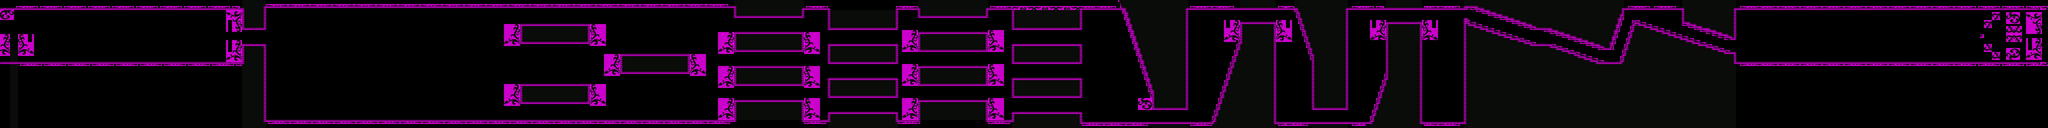

Tiled map render using the project's own tile images. Description and the map definition, with tile-layer contents summarised, below:
An orthogonal 1024x64 tile map with 8x8 px tiles, 5 tile layers (Upper scroll layer  (behind sprites), Upper scroll layer (in front of sprites), Elevation Layer, Slope Layer, ...), 2 hidden layers not drawn, 2 tilesets and 15 objects (7x sprite.coin, 2x hdma.paletteAnimation, sprite.rocket, level.exit, sprite.boss, ...).

<map version="1.0" orientation="orthogonal" renderorder="right-down" width="1024" height="64" tilewidth="8" tileheight="8" nextobjectid="112">
 <properties>
  <property name="cgadsub" value="(CGADSUB_BAC_ENABLE | CGADSUB_OBJ_ENABLE | CGADSUB_BG3_ENABLE | CGADSUB_BG2_ENABLE | CGADSUB_BG1_ENABLE)" />
  <property name="max.y" value="63" />
  <property name="scrollfactor.bg.lower" value="1" />
  <property name="song" value="Song.level3.PTR" />
 </properties>
 <tileset firstgid="1" name="tileset.collision" tilewidth="8" tileheight="8" tilecount="64" columns="16">
  <properties>
   <property name="type" value="collision" />
  </properties>
  <image source="tileset.collision.png" trans="ff00ff" width="128" height="32" />
 </tileset>
 <tileset firstgid="65" name="totenkopf" tilewidth="8" tileheight="8" tilecount="2880" columns="64">
  <properties>
   <property name="type" value="bg" />
  </properties>
  <image source="tileset.totenkopf.png" trans="ff00ff" width="512" height="360" />
 </tileset>
 <layer name="Lower scroll layer  (behind sprites)" width="1024" height="64" visible="0">
  <properties>
   <property name="type" value="bg" />
  </properties>
  <data>[65536 cells, 64512 non-empty, 221 distinct tile ids]</data>
 </layer>
 <layer name="Lower scroll layer  (in front of sprites)" width="1024" height="64" visible="0">
  <properties>
   <property name="type" value="bg" />
  </properties>
  <data>[65536 cells, 0 non-empty, 0 distinct tile ids]</data>
 </layer>
 <layer name="Upper scroll layer  (behind sprites)" width="1024" height="64" opacity="0.7">
  <properties>
   <property name="type" value="bg" />
  </properties>
  <data>[65536 cells, 20204 non-empty, 21 distinct tile ids]</data>
 </layer>
 <layer name="Upper scroll layer (in front of sprites)" width="1024" height="64" opacity="0.8">
  <properties>
   <property name="type" value="bg" />
  </properties>
  <data>[65536 cells, 5151 non-empty, 481 distinct tile ids]</data>
 </layer>
 <layer name="Elevation Layer" width="1024" height="64" opacity="0.55">
  <properties>
   <property name="type" value="elevation" />
  </properties>
  <data>[65536 cells, 0 non-empty, 0 distinct tile ids]</data>
 </layer>
 <layer name="Slope Layer" width="1024" height="64" opacity="0.44">
  <properties>
   <property name="type" value="slope" />
  </properties>
  <data>[65536 cells, 0 non-empty, 0 distinct tile ids]</data>
 </layer>
 <layer name="Collision Layer" width="1024" height="64">
  <properties>
   <property name="type" value="collision" />
  </properties>
  <data>[65536 cells, 3808 non-empty, 1 distinct tile ids]</data>
 </layer>
 <objectgroup name="Object Layer 1 (sprites)">
  <object id="97" name="player" type="sprite.rocket" x="32" y="152" width="48" height="48">
   <properties>
    <property name="input.id" value="INPUT.DEVICE.ID.0" />
   </properties>
  </object>
  <object id="98" name="ending" type="level.exit" x="8056" y="32" width="128" height="224">
   <properties>
    <property name="script" value="ending" />
    <property name="target.level" value="level.level1.PTR" />
   </properties>
  </object>
  <object id="99" name="hdma palette background" type="hdma.paletteAnimation" x="42" y="63" width="32" height="32">
   <properties>
    <property name="animation.id" value="HDMA.level4.PTR" />
    <property name="delay" value="1" />
   </properties>
  </object>
  <object id="100" name="enemy" type="sprite.boss" x="1180" y="118" width="48" height="56" />
  <object id="101" name="coin" type="sprite.coin" x="327" y="86" width="16" height="16" />
  <object id="102" name="coin" type="sprite.coin" x="395" y="136" width="16" height="16" />
  <object id="103" name="coin" type="sprite.coin" x="454" y="180" width="16" height="16" />
  <object id="104" name="coin" type="sprite.coin" x="526" y="199" width="16" height="16" />
  <object id="105" name="coin" type="sprite.coin" x="607" y="182" width="16" height="16" />
  <object id="106" name="coin" type="sprite.coin" x="703" y="157" width="16" height="16" />
  <object id="107" name="coin" type="sprite.coin" x="769" y="141" width="16" height="16" />
  <object id="108" name="hdma scroll background slimey" type="hdma.wavyBgScrollRelative" x="954" y="131" width="32" height="32">
   <properties>
    <property name="delay" value="3" />
    <property name="register" value="BG2VOFS" />
    <property name="type" value="HDMA.SCROLL.TYPE.SLIME" />
   </properties>
  </object>
  <object id="109" name="hdma palette background" type="hdma.paletteAnimation" x="117" y="77" width="32" height="32">
   <properties>
    <property name="animation.id" value="HDMA.level4_eyes.PTR" />
    <property name="delay" value="1" />
   </properties>
  </object>
  <object id="110" name="enemy" type="sprite.enemy" x="7779" y="208" width="40" height="40">
   <properties>
    <property name="angle" value="128" />
    <property name="speed" value="-2000" />
    <property name="type" value="SPRITE.ENEMY.TYPE.MOVING.GROUND.MARIO" />
   </properties>
  </object>
  <object id="111" name="hdma brightness border" type="hdma.brightness" x="95" y="32.3333" width="32" height="32" />
 </objectgroup>
</map>